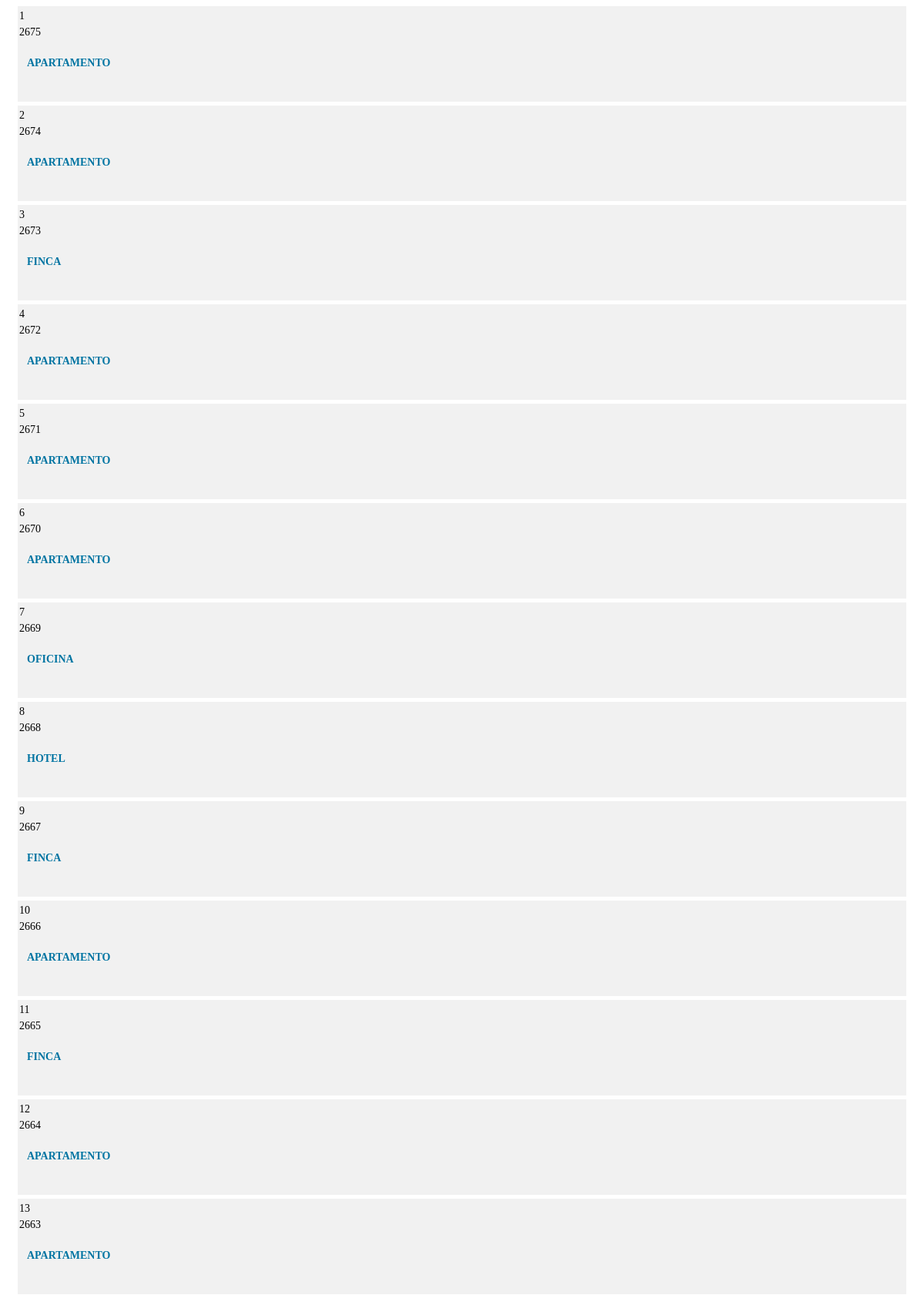
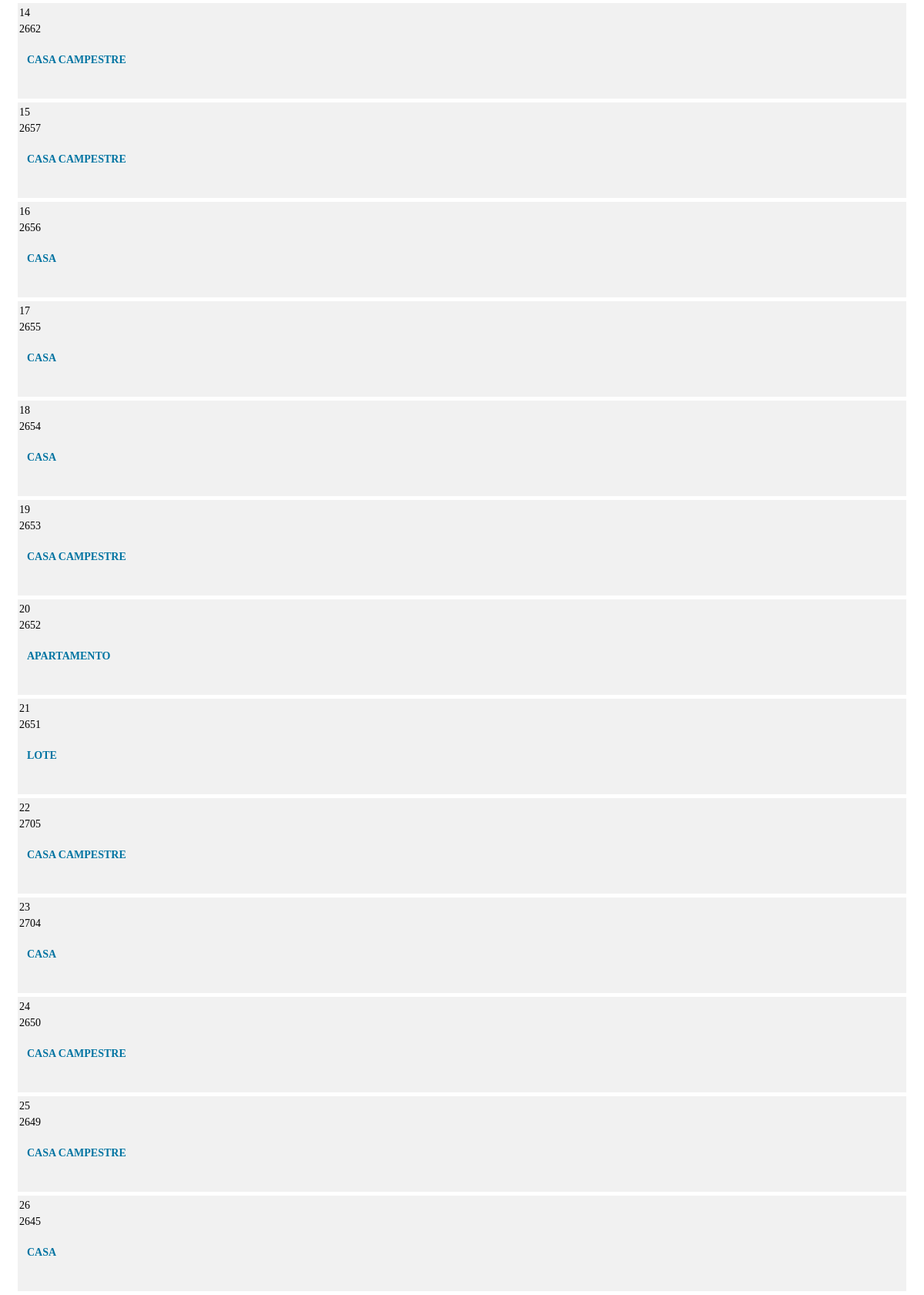
The page / (upper part) on the database its author committed (2 pictures, top to bottom).
### tables this page shows
CREATE TABLE `inmuebles` (
  `id_inmueble` int(10) NOT NULL,
  `codigo` varchar(50) NOT NULL,
  `fecha` varchar(250) DEFAULT NULL,
  `tipo_inmueble` varchar(40) DEFAULT NULL,
  `fk_usuario` int(11) DEFAULT NULL,
  `valor_administracion` varchar(100) DEFAULT NULL,
  `area_metros` varchar(30) DEFAULT NULL,
  `area_privada` varchar(250) DEFAULT NULL,
  `area_construida` varchar(250) DEFAULT NULL,
  `area_lote` varchar(250) DEFAULT NULL,
  `precio` varchar(250) DEFAULT NULL,
  `permuta` varchar(10) DEFAULT NULL,
  `direccion` varchar(250) DEFAULT NULL,
  `barrio` varchar(200) DEFAULT NULL,
  `ciudad` varchar(200) DEFAULT NULL,
  `habitacion` varchar(50) DEFAULT NULL,
  `banos` varchar(50) DEFAULT NULL,
  `descripcion` varchar(1000) DEFAULT NULL,
  `pais` varchar(250) DEFAULT NULL,
  `urbano` varchar(250) DEFAULT NULL,
  `rural` varchar(250) DEFAULT NULL,
  `interior` varchar(250) DEFAULT NULL,
  `estrato` int(11) DEFAULT NULL,
  `fk_area` varchar(250) DEFAULT NULL,
  `conjunto_privado` varchar(11) DEFAULT NULL,
  `garaje` varchar(11) DEFAULT NULL,
  `pisos` varchar(11) DEFAULT NULL,
  `moneda` varchar(110) DEFAULT NULL,
  `vigilancia` varchar(110) DEFAULT NULL,
  `horario_vigilancia` varchar(250) DEFAULT NULL,
  `estado_inmueble` varchar(100) DEFAULT NULL,
  `agente` varchar(100) DEFAULT NULL,
  `marca` varchar(100) DEFAULT NULL,
  `modelo` varchar(100) DEFAULT NULL,
  `kilometraje` varchar(100) DEFAULT NULL,
  `iconoKm` varchar(100) DEFAULT NULL,
  `intereses` varchar(500) DEFAULT NULL,
  `obcomercial` varchar(300) DEFAULT NULL,
  `id_usuario_inmueble` int(10) DEFAULT NULL,
  `destacado` varchar(100) DEFAULT NULL,
  `inmuebleJefes` varchar(10) DEFAULT NULL,
  `anos_construidos` varchar(50) DEFAULT NULL
);

### index.php (the view, shortened to what this page needs)
<!DOCTYPE html>
<html lang="en">
<head>
</head>
<body>
<div id="postList">
<?php
require 'dbConfig.php';
$query = $db->query("SELECT * FROM inmuebles  ORDER BY id_inmueble DESC LIMIT 30");
$a =1;
if($query->num_rows > 0){
    while($row = $query->fetch_assoc()){
?>
    <div class="list-item">
      <span><?php echo $a++; ?><br>
      <?php echo $row["codigo"]; ?></span>
      <h4><?php echo $row['tipo_inmueble']; ?></h4>
    </div>
<?php } ?>
<?php } ?>
</div>
</body>
</html>

### index.php (style rules this page uses)
#postList { margin-bottom:20px; }
.list-item { background-color: #F1F1F1; margin: 5px 15px 2px; padding: 2px; font-size: 14px; line-height: 1.5; height: 120px; }
.list-item h4 { color: #0074a2; margin-left: 10px; }

### rows shown on the page
inmuebles: codigo "2675", tipo_inmueble "APARTAMENTO"
inmuebles: codigo "2674", tipo_inmueble "APARTAMENTO"
inmuebles: codigo "2673", tipo_inmueble "FINCA"
inmuebles: codigo "2672", tipo_inmueble "APARTAMENTO"
inmuebles: codigo "2671", tipo_inmueble "APARTAMENTO"
inmuebles: codigo "2670", tipo_inmueble "APARTAMENTO"
inmuebles: codigo "2669", tipo_inmueble "OFICINA"
inmuebles: codigo "2668", tipo_inmueble "HOTEL"
inmuebles: codigo "2667", tipo_inmueble "FINCA"
inmuebles: codigo "2666", tipo_inmueble "APARTAMENTO"
inmuebles: codigo "2665", tipo_inmueble "FINCA"
inmuebles: codigo "2664", tipo_inmueble "APARTAMENTO"
inmuebles: codigo "2663", tipo_inmueble "APARTAMENTO"
inmuebles: codigo "2662", tipo_inmueble "CASA CAMPESTRE"
inmuebles: codigo "2657", tipo_inmueble "CASA CAMPESTRE"
inmuebles: codigo "2656", tipo_inmueble "CASA"
inmuebles: codigo "2655", tipo_inmueble "CASA"
inmuebles: codigo "2654", tipo_inmueble "CASA"
inmuebles: codigo "2653", tipo_inmueble "CASA CAMPESTRE"
inmuebles: codigo "2652", tipo_inmueble "APARTAMENTO"
inmuebles: codigo "2651", tipo_inmueble "LOTE"
inmuebles: codigo "2705", tipo_inmueble "CASA CAMPESTRE"
inmuebles: codigo "2704", tipo_inmueble "CASA"
inmuebles: codigo "2650", tipo_inmueble "CASA CAMPESTRE"
inmuebles: codigo "2649", tipo_inmueble "CASA CAMPESTRE"
inmuebles: codigo "2645", tipo_inmueble "CASA"
